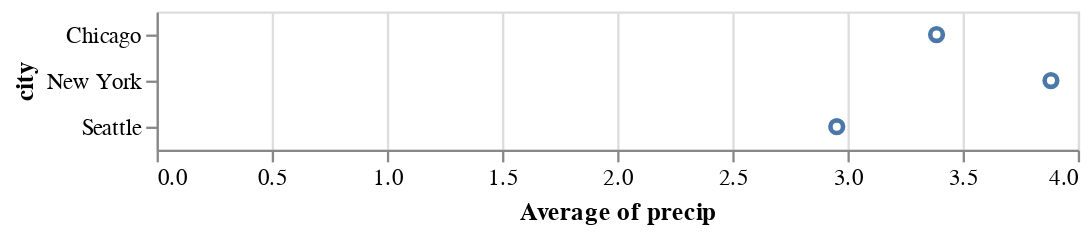

Notebook code cell kept with this figure:
### Markdown cell above
## Data Transformation: Aggregation

To allow for more flexibility in how data are visualized, Altair has a built-in syntax for *aggregation* of data. For example, we can compute the average of all values by specifying an aggregation function along with the field name:

### Code cell
alt.Chart(df).mark_point().encode(
    x='average(precip)',
    y='city'
)

### Figure 1 — Vega-Lite specification as saved in the notebook (floating-point values rounded to 4 significant figures)
{"config": {"view": {"continuousWidth": 400, "continuousHeight": 300}}, "data": {"name": "data-fdfbb22e8e0e89f6556d8a3b434b0c97"}, "mark": "point", "encoding": {"x": {"type": "quantitative", "aggregate": "average", "field": "precip"}, "y": {"type": "nominal", "field": "city"}}, "$schema": "https://vega.github.io/schema/vega-lite/v4.8.1.json", "datasets": {"data-fdfbb22e8e0e89f6556d8a3b434b0c97": [{"city": "Seattle", "month": "Apr", "precip": 2.68}, {"city": "Seattle", "month": "Aug", "precip": 0.87}, {"city": "Seattle", "month": "Dec", "precip": 5.31}, {"city": "New York", "month": "Apr", "precip": 3.94}, {"city": "New York", "month": "Aug", "precip": 4.13}, {"city": "New York", "month": "Dec", "precip": 3.58}, {"city": "Chicago", "month": "Apr", "precip": 3.62}, {"city": "Chicago", "month": "Aug", "precip": 3.98}, {"city": "Chicago", "month": "Dec", "precip": 2.56}]}}
